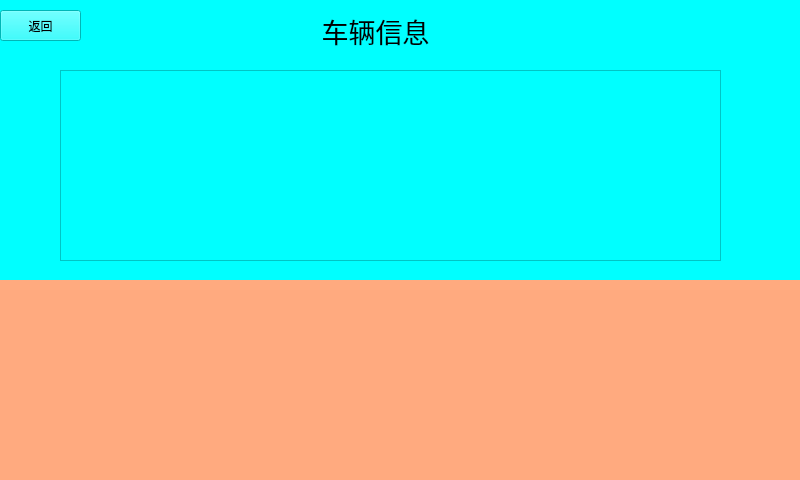
<?xml version="1.0" encoding="UTF-8"?>
<ui version="4.0">
 <class>adminDialog</class>
 <widget class="QDialog" name="adminDialog">
  <property name="geometry">
   <rect>
    <x>0</x>
    <y>0</y>
    <width>800</width>
    <height>480</height>
   </rect>
  </property>
  <property name="windowTitle">
   <string>Dialog</string>
  </property>
  <widget class="QWidget" name="widget_2" native="true">
   <property name="geometry">
    <rect>
     <x>0</x>
     <y>0</y>
     <width>800</width>
     <height>480</height>
    </rect>
   </property>
   <property name="styleSheet">
    <string notr="true">background-color: rgb(0, 255, 255);</string>
   </property>
   <widget class="QLineEdit" name="lineEdit_account">
    <property name="geometry">
     <rect>
      <x>220</x>
      <y>90</y>
      <width>301</width>
      <height>51</height>
     </rect>
    </property>
    <property name="placeholderText">
     <string>账号...</string>
    </property>
    <property name="clearButtonEnabled">
     <bool>true</bool>
    </property>
   </widget>
   <widget class="QLineEdit" name="lineEdit_password">
    <property name="geometry">
     <rect>
      <x>220</x>
      <y>150</y>
      <width>301</width>
      <height>51</height>
     </rect>
    </property>
    <property name="echoMode">
     <enum>QLineEdit::Password</enum>
    </property>
    <property name="placeholderText">
     <string>密码...</string>
    </property>
    <property name="clearButtonEnabled">
     <bool>true</bool>
    </property>
   </widget>
   <widget class="QPushButton" name="pb_login">
    <property name="geometry">
     <rect>
      <x>220</x>
      <y>210</y>
      <width>111</width>
      <height>41</height>
     </rect>
    </property>
    <property name="text">
     <string>登录</string>
    </property>
   </widget>
   <widget class="QPushButton" name="pb_back">
    <property name="geometry">
     <rect>
      <x>410</x>
      <y>210</y>
      <width>111</width>
      <height>41</height>
     </rect>
    </property>
    <property name="text">
     <string>返回</string>
    </property>
   </widget>
   <widget class="QLabel" name="label">
    <property name="geometry">
     <rect>
      <x>180</x>
      <y>10</y>
      <width>391</width>
      <height>71</height>
     </rect>
    </property>
    <property name="font">
     <font>
      <pointsize>20</pointsize>
     </font>
    </property>
    <property name="layoutDirection">
     <enum>Qt::LeftToRight</enum>
    </property>
    <property name="text">
     <string>管理员登录界面</string>
    </property>
    <property name="alignment">
     <set>Qt::AlignCenter</set>
    </property>
   </widget>
   <widget class="QWidget" name="widget" native="true">
    <property name="geometry">
     <rect>
      <x>0</x>
      <y>0</y>
      <width>800</width>
      <height>481</height>
     </rect>
    </property>
    <property name="styleSheet">
     <string notr="true"/>
    </property>
    <widget class="QLabel" name="label_2">
     <property name="geometry">
      <rect>
       <x>270</x>
       <y>10</y>
       <width>211</width>
       <height>41</height>
      </rect>
     </property>
     <property name="font">
      <font>
       <pointsize>20</pointsize>
      </font>
     </property>
     <property name="text">
      <string>车辆信息</string>
     </property>
     <property name="alignment">
      <set>Qt::AlignCenter</set>
     </property>
    </widget>
    <widget class="QPushButton" name="pb_back2">
     <property name="geometry">
      <rect>
       <x>0</x>
       <y>10</y>
       <width>81</width>
       <height>31</height>
      </rect>
     </property>
     <property name="text">
      <string>返回</string>
     </property>
    </widget>
    <widget class="QTableWidget" name="tableWidget">
     <property name="geometry">
      <rect>
       <x>60</x>
       <y>70</y>
       <width>661</width>
       <height>191</height>
      </rect>
     </property>
    </widget>
   </widget>
   <widget class="KeyBorad" name="widget_4" native="true">
    <property name="geometry">
     <rect>
      <x>0</x>
      <y>280</y>
      <width>800</width>
      <height>200</height>
     </rect>
    </property>
    <property name="styleSheet">
     <string notr="true">background-color: rgb(255, 170, 127);</string>
    </property>
   </widget>
  </widget>
 </widget>
 <customwidgets>
  <customwidget>
   <class>KeyBorad</class>
   <extends>QWidget</extends>
   <header location="global">keyborad.h</header>
   <container>1</container>
  </customwidget>
 </customwidgets>
 <resources/>
 <connections/>
</ui>
